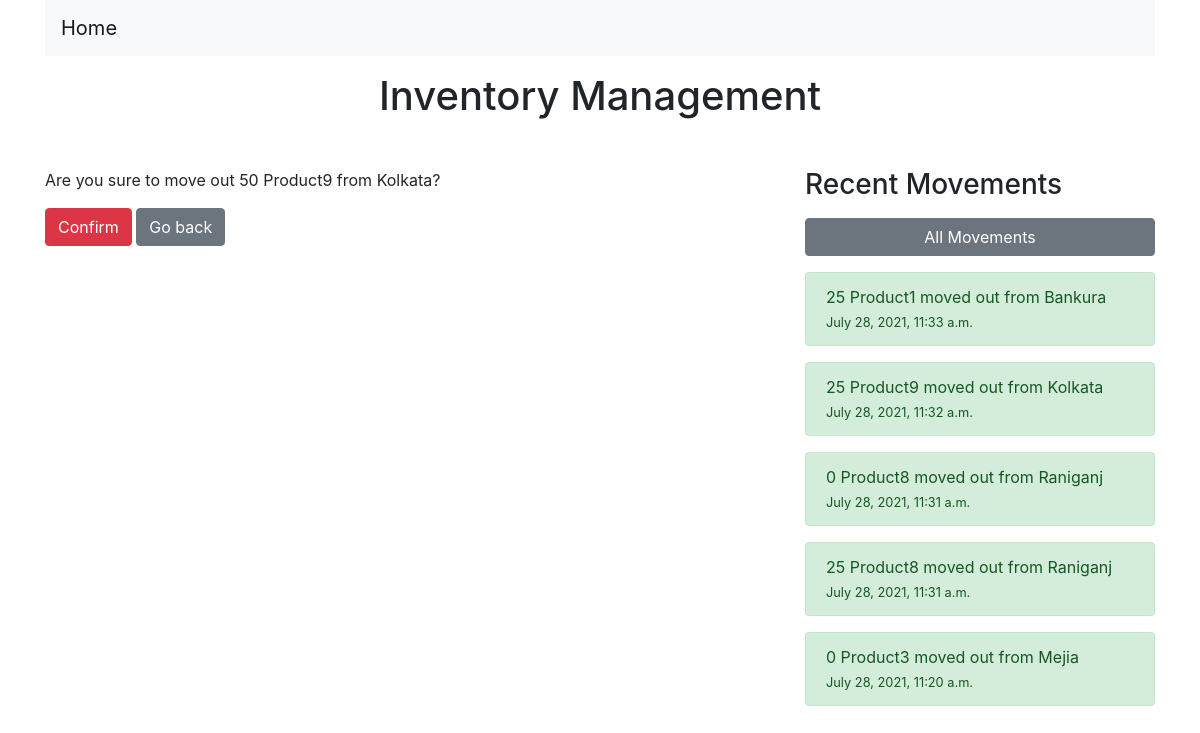
The app's page /move_out/product9/kolkata/ with its own data.
### inventory/models.py (models this page shows, shortened)
class Product(models.Model):
    location = models.ForeignKey(Location,on_delete=models.CASCADE,blank=True,null=True,related_name='products')
    name = models.CharField(max_length=250, blank=True)
    slug = models.SlugField(max_length=250,unique=True,null=True,db_index=True)
    qty = models.IntegerField(default = 0)
    def __str__(self):
        return self.name

class Location(models.Model):
    name = models.CharField(max_length=250, blank=True)
    slug = models.SlugField(max_length=250,unique=True,null=True,db_index=True)
    def __str__(self):
        return self.name

class Movement(models.Model):
    product = models.ForeignKey(Product,on_delete=models.CASCADE,related_name='movement_products')
    location_from = models.ForeignKey(Location,on_delete=models.CASCADE,related_name='location_from')
    location_to = models.ForeignKey(Location,on_delete=models.CASCADE,related_name='location_to',blank=True,null=True)
    created = models.DateTimeField(auto_now_add=True)
    qty = models.IntegerField(default=0)
    class Meta:
        ordering = ['-created']
    def __str__(self):
        if self.location_to:
            return f'{self.qty} {self.product} moved from {self.location_from} to {self.location_to}'
        else:
            return f'{self.qty} {self.product} moved out from {self.location_from}'

### inventory/views.py (the view)
# urls.py: path('move_out/<slug:slug>/<slug:location_slug>/',views.move_out,name='move_out'),
def move_out(request,slug,location_slug):
    product = get_object_or_404(Product,slug=slug)
    location = get_object_or_404(Location,slug=location_slug)
    if product.qty < 1:
        return redirect(location)
    else:
        if request.method == 'POST':
            movement = Movement.objects.create(product = product,location_from=location,qty=product.qty)
            movement.save()
            product.qty -= product.qty
            product.save()
            return redirect(location)
    context = {'location':location,'product':product}
    return render(request,'moveout.html',context)

### inventory/context_processors.py (called while the page is built)
def get_sidebar_movements(request):
    return{
        'movements' : Movement.objects.all()[:5]
    }

def all_movements(request):
    return{
        'all_movements' : Movement.objects.order_by('created')
    }

### templates/moveout.html (shortened to what this page needs)
{% extends 'base.html' %}
{% block content %}
<form action="" method="post">
    <p>Are you sure to move out {{product.qty}} {{product.name}} from {{location.name}}?</p>
    <div>
        <button type="submit" class="btn btn-danger">Confirm</button>
        <button type="submit" class="btn btn-secondary">Go back</button>
    </div>
</form>
{% endblock content %}

### templates/sidebar.html (shortened to what this page needs)
<h3>Recent Movements</h3>
<button class="btn btn-secondary btn-block my-3" data-toggle="modal" data-target="#movementModal">All Movements</button>
{% if movements %}
{% for movement in movements %}
    <p class="alert alert-success">
        {{movement}}
        <br/>
        <span class="small">{{movement.created}}</span>
    </p>
{% endfor %}
{% else %}
<p>No movements found!</p>
{% endif %}

### records on screen
Product: qty "50", name "Product9"
Location: name "Kolkata"
Movement: location_to+qty+product "25 Product1 moved out from Bankura", created "July 28, 2021, 11:33 a.m."
Movement: location_to+qty+product "25 Product9 moved out from Kolkata", created "July 28, 2021, 11:32 a.m."
Movement: location_to+qty+product "0 Product8 moved out from Raniganj", created "July 28, 2021, 11:31 a.m."
Movement: location_to+qty+product "25 Product8 moved out from Raniganj", created "July 28, 2021, 11:31 a.m."
Movement: location_to+qty+product "0 Product3 moved out from Mejia", created "July 28, 2021, 11:20 a.m."
